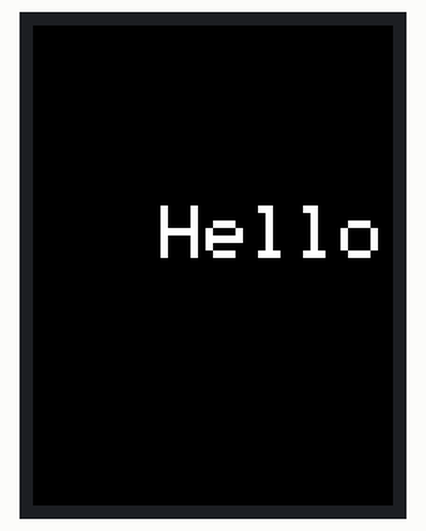
A sketch run on a simulated ESP32. Shown: 240×320 colour display.

Above: at 0.3 s.

The sketch:

lilyGo-T-Display-Exibido-Texto.ino
```cpp
#include <TFT_eSPI.h>
TFT_eSPI tft = TFT_eSPI();

void setup() {
  // Inicialização do display
  tft.init();
  tft.setRotation(2);  // Experimente valores entre 0-3 para orientação

  // Limpa a tela
  tft.fillScreen(TFT_BLACK);

  // Configurações de texto
  tft.setTextColor(TFT_WHITE, TFT_BLACK);  // Texto branco, fundo preto
  tft.setTextSize(5);  // Tamanho grande

  // Escreve mensagem centralizada
  String mensagem = "Hello";
  int larguraTexto = tft.textWidth(mensagem);
  int x = (tft.height() - larguraTexto) / 2;

  tft.setCursor(x, tft.width() / 2);
  tft.print(mensagem);
}

void loop() {}
```
